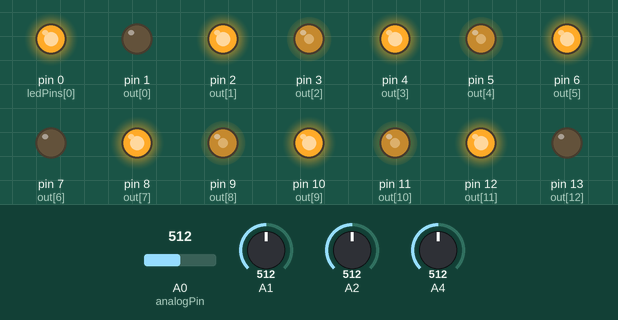
Recording of a sketch running on a simulated Arduino Uno, built with avr-gcc and run on an emulated ATmega328P. On the bench: output pins drawn as LEDs (lit = HIGH). The inputs (shaded band) are chosen by the test bench; at power-on: A1 = 512, A0 (analogPin) = 512, A2 = 512, A4 = 512.

Above: at 1.2 s.
1.3 s: A1 set to 514
At 2.5 s:
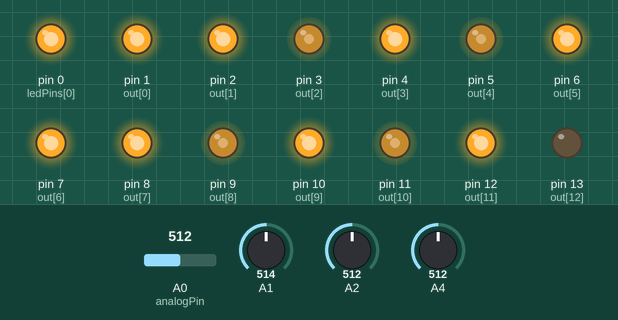
2.8 s: A1 set to 716
At 3.7 s:
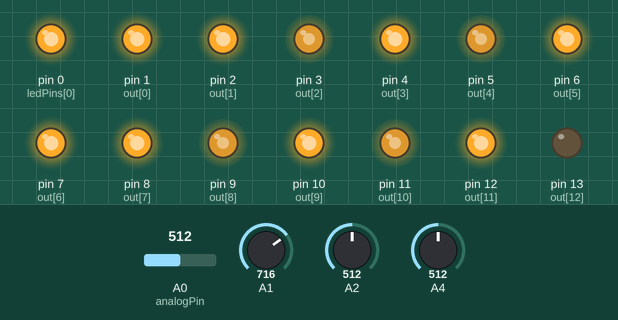
4.3 s: A1 set to 992
At 4.8 s:
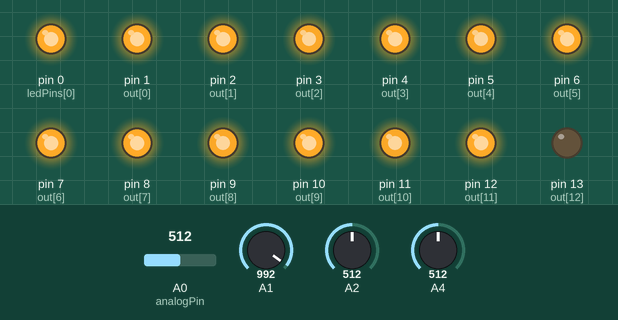
5.8 s: A1 set to 30
At 7.2 s:
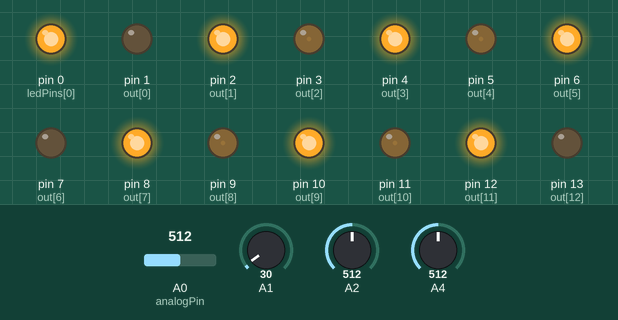
Timing chart, 0 to 8.3 s (numbered marks = the images above; inputs shaded):
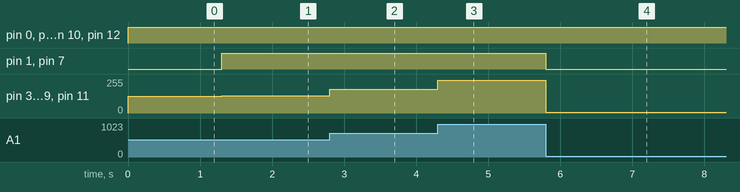

The sketch:

SurpriseControle.ino
```cpp
const int analogPin = A0;
const int ledCount = 7;    // the number of LEDs in the bar graph
int out[] = {1,2,3,4,5,6,7,8,9,10,11,12,13};

int ledPins[] = {0,2,4,6,8,10,12};


void setup() {

  for (int thisLed = 0; thisLed < ledCount; thisLed++) {
    pinMode(ledPins[thisLed], OUTPUT);

  }
  for (int i=0; i < 14; i++){
    pinMode(out[i] , OUTPUT);
  }
  pinMode(A0, INPUT);
   pinMode(A1, INPUT);
   pinMode(A2, INPUT);
   pinMode(A3, INPUT);
   pinMode(A4, INPUT);
   pinMode(A5, INPUT);

}

void loop() {
  int a  = map(analogRead(A1), 0, 1023, 0, 255);
 analogWrite(1, a);
 analogWrite(3, a);
 analogWrite(5, a);
 analogWrite(7, a);
 analogWrite(9, a);
 analogWrite(11, a);


  int sensorReading =( analogRead(A0)+analogRead(A2)+analogRead(A4));
  int ledLevel = map(sensorReading, 0, 1023, 0, ledCount);
  for (int thisLed = 0; thisLed < ledCount; thisLed++) {
    if (thisLed < ledLevel) {
      digitalWrite(ledPins[thisLed], HIGH);
    } else {
      digitalWrite(ledPins[thisLed], LOW);
    }
  }

}
```

Measured:
- the behaviour switches between 513 and 514 on A1 (found by bisection; images 0 and 1)
- after the input at 1.3 s, pin 1 (out[0]), pin 7 (out[6]): LOW → HIGH at once; pin 3 (out[2]), pin 5 (out[4]), pin 9 (out[8]), pin 11 (out[10]): 127/255 → 128/255 at once
- after the input at 2.8 s, pin 3 (out[2]), pin 5 (out[4]), pin 9 (out[8]), pin 11 (out[10]): 128/255 → 178/255 at once
- after the input at 4.3 s, pin 3 (out[2]), pin 5 (out[4]), pin 9 (out[8]), pin 11 (out[10]): 178/255 → 247/255 at once
- after the input at 5.8 s, pin 1 (out[0]), pin 7 (out[6]): HIGH → LOW at once; pin 3 (out[2]), pin 5 (out[4]), pin 9 (out[8]), pin 11 (out[10]): 247/255 → 7/255 at once
